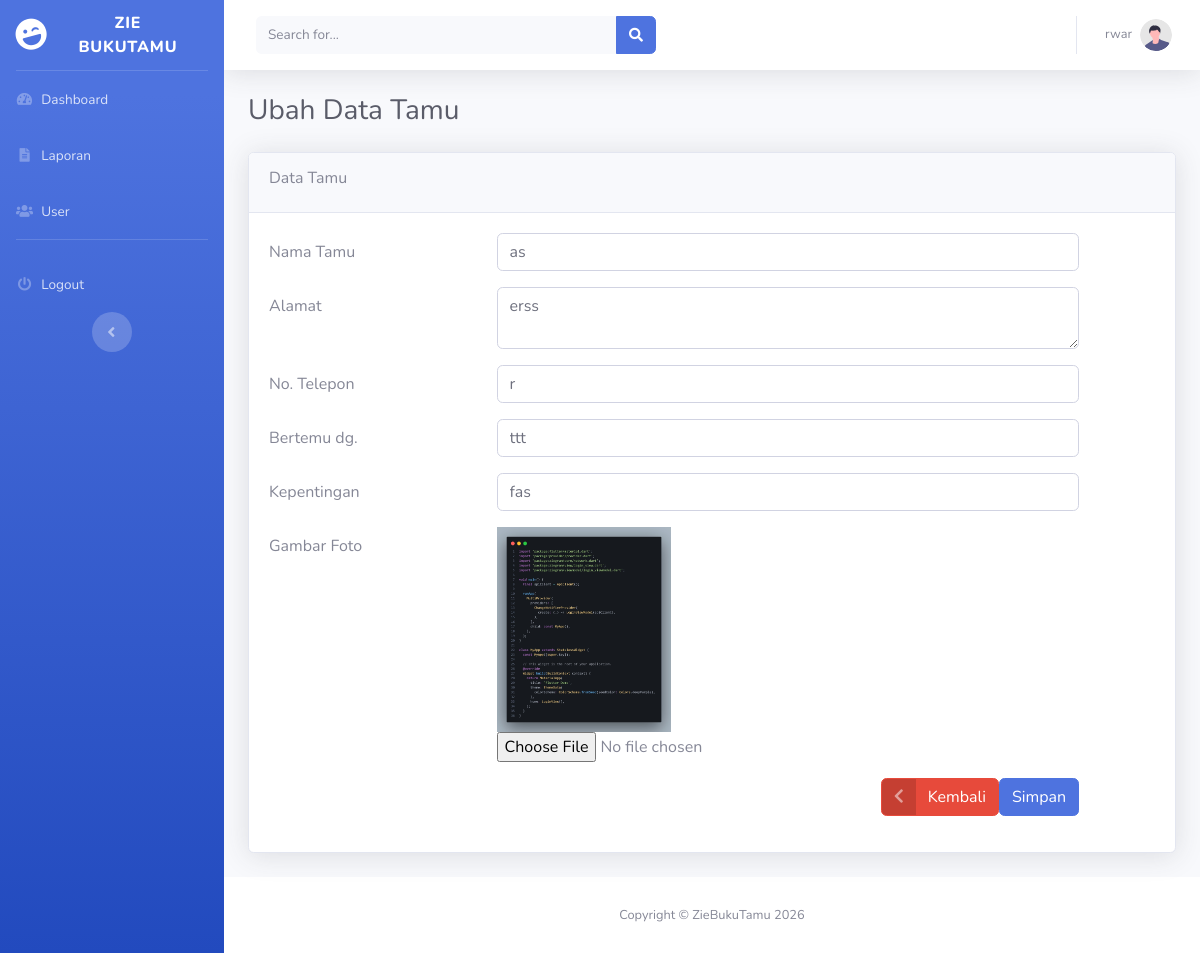
The page /edit-tamu.php?id=zt001 (signed in) on the database its author committed.
### tables this page shows
CREATE TABLE `buku_tamu` (
  `id_tamu` varchar(5) NOT NULL,
  `tanggal` date NOT NULL,
  `nama_tamu` varchar(255) NOT NULL,
  `alamat` text NOT NULL,
  `no_hp` varchar(13) NOT NULL,
  `bertemu` varchar(255) NOT NULL,
  `kepentingan` varchar(255) NOT NULL,
  `gambar` varchar(255) NOT NULL
);

### function.php (called while the page is built, shortened)
<?php
require_once('koneksi.php');
function query($query) {
    global $koneksi;
    $result = mysqli_query($koneksi, $query);
    $rows = [];
    while ($row = mysqli_fetch_assoc($result)) {
        $rows[] = $row;
    }
    return $rows;
}
?>

### edit-tamu.php (the view, shortened to what this page needs)
<?php
require_once 'function.php';
if (isset($_GET['id'])) {
    $id_tamu = $_GET['id'];
    $data = query("SELECT * FROM buku_tamu WHERE id_tamu = '$id_tamu'")[0];
}
include_once('templates/header.php');
?>
<div class="container-fluid">
        <h1 class="h3 mb-4 text-gray-800">Ubah Data Tamu</h1>
    <div class="card shadow mb-4">
        <div class="card-header py-3">
            <h6>Data Tamu</h6>
        </div>
        <div class="card-body">
             <form method="post" action="" enctype="multipart/form-data">
                <form method="post" action="" enctype="multipart/form-data">
    <div class="form-group row">
        <label for="nama_tamu" class="col-sm-3 col-form-label">Nama Tamu</label>
        <div class="col-sm-8">
            <input type="text" class="form-control" id="nama_tamu" name="nama_tamu" value="<?= $data['nama_tamu'] ?>">
        </div>
    </div>
    <div class="form-group row">
        <label for="alamat" class="col-sm-3 col-form-label">Alamat</label>
        <div class="col-sm-8">
            <textarea class="form-control" id="alamat" name="alamat"><?= $data['alamat'] ?></textarea>
        </div>
    </div>
    <div class="form-group row">
        <label for="no_hp" class="col-sm-3 col-form-label">No. Telepon</label>
        <div class="col-sm-8">
            <input type="text" class="form-control" id="no_hp" name="no_hp" value="<?= $data['no_hp'] ?>">
        </div>
    </div>
    <div class="form-group row">
        <label for="bertemu" class="col-sm-3 col-form-label">Bertemu dg. </label>
        <div class="col-sm-8">
            <input type="text" class="form-control" id="bertemu" name="bertemu" value="<?= $data['bertemu'] ?>">
        </div>
    </div>
    <div class="form-group row">
        <label for="kepentingan" class="col-sm-3 col-form-label">Kepentingan</label>
        <div class="col-sm-8">
            <input type="text" class="form-control" id="kepentingan" name="kepentingan" value="<?= $data['kepentingan'] ?>">
        </div>
    </div>
    <div class="form-group row">
    <label for="gambar" class="col-sm-3 col-form-label">Gambar Foto</label>
    <div class="col-sm-8">
        <img src="assets/upload_gambar/<?= $data['gambar']; ?>" alt="" width="30%">
        <input type="file" class="form-control-file" id="gambar" name="gambar">
    </div>
</div>
    <div class="form-group row">
        <label for="" class="col-sm-3 col-form-label"></label>
        <div class="col-sm-8 d-flex justify-content-end">
            <a type="button" class="btn btn-danger btn-icon-split" href="buku-tamu.php">
                <span class="icon text-white-50"><i class="fas fa-chevron-left"></i></span>
                <span class="text">Kembali</span>
            </a>
            <button type="submit" name="simpan" class="btn btn-primary">Simpan</button>
        </div>
    </div>
</form>
        </div>
    </div>
</div>
<?php
include_once('templates/footer.php');
?>

### rows shown on the page
buku_tamu: nama_tamu "as", alamat "erss", no_hp "r", bertemu "ttt", kepentingan "fas", gambar (picture)

### other values the page prints
$_SESSION['username'] "rwar"
